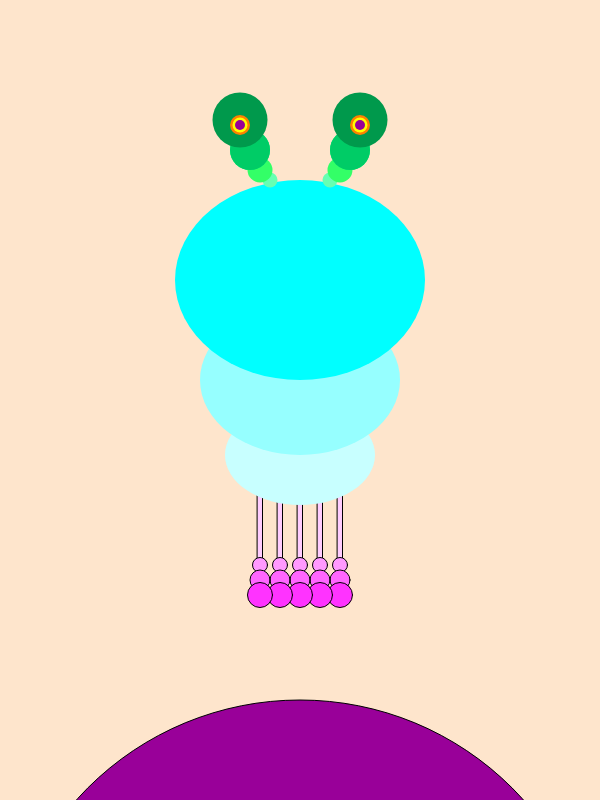
Frame 1 (no input)
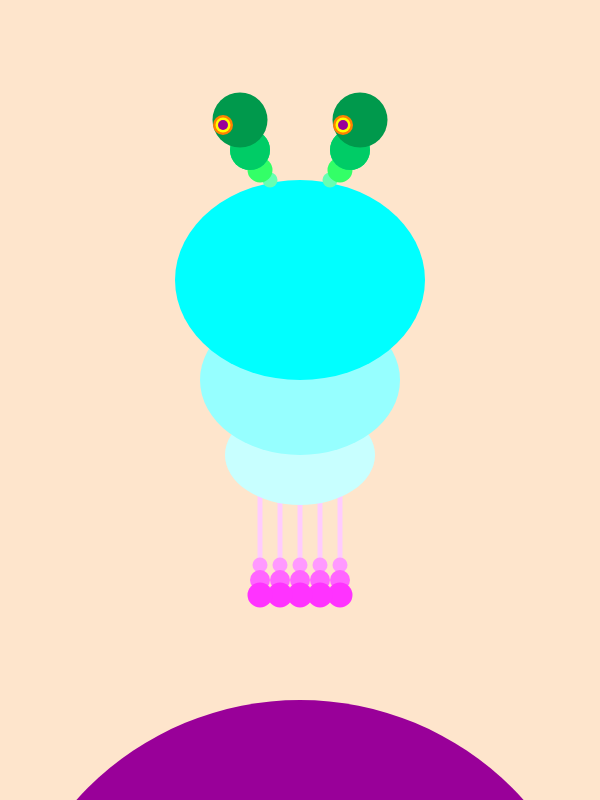
Frame 60 (no input)
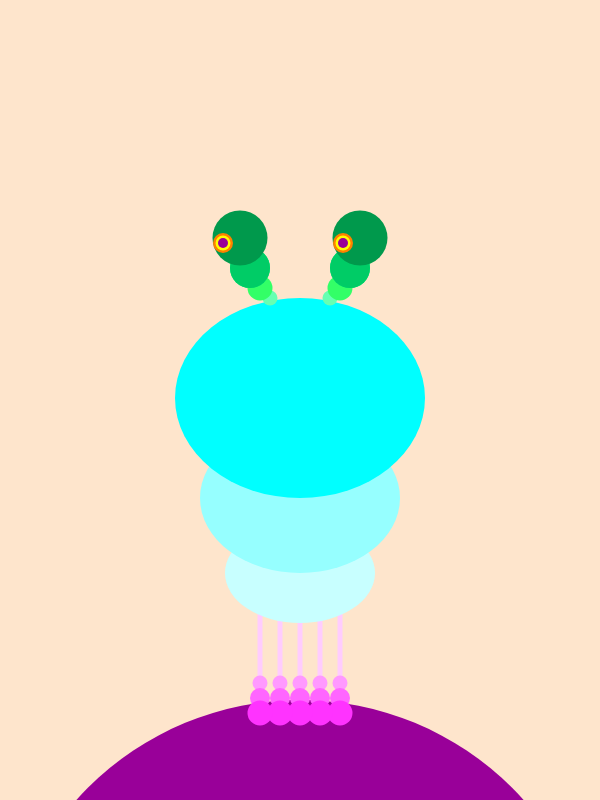
Frame 120 (the mouse pressed at the canvas centre since frame 60)

The p5.js sketch that drew these frames (run headless with seeded random() and noise() and a simulated clock; from frame 60 on, the mouse is pressed at the canvas centre):

// p5.js sketch
// ── sketch.js
// Created by Laura Eise
// Last edited on 2/10/2017
// Week 3 Assignment: Interactive Monster
// Learning Objectives: Practice using parameters and if-statements

var page = 0;
var eyeDirection = 0;
var jumpValue = 0;
var jumpDir = 2;

function setup() {
  createCanvas(600, 800); // creates a rectangle design space
  background(254, 229, 204); // sets the canvas to orange
  rectMode(CENTER); // sets rectangles to be drawn from the center
}

function draw() {
  background(254, 229, 204); // resets the canvas to orange to show the monster's movement
  fill(153, 0, 153); // sets color of the planet
  ellipse(300, 1000, 600, 600); // creates planet
  monster(300, 200 + jumpValue); // draws the monster near the center of the canvas
  
  // call your monster function
  if(page == 0) { 
    if(mouseX > 300) { 
      eyeDirection = min (eyeDirection + 0.5, 17);
    }
    if(mouseX < 300) {
      eyeDirection = max (eyeDirection - 0.5, -17);
    }
  } else {
    jumpValue = jumpValue + jumpDir;
    if(jumpValue < -90 || jumpValue > 140) {
      // change direction
      jumpDir = jumpDir * -1;
    }
  }
}

// switch between pages
function mousePressed() {
  page = 1 - page;
}

// draws a monster at the x,y location
function monster(x, y) {
  legs(x, y + 450);
  body(x, y + 180);
  face(x, y);
  eye(x + eyeDirection, y);
}

// draws the body at the x, y location
function body(x, y) {
  noStroke();
  fill(200, 255, 255);
  ellipse(x, y + 75, 150, 100);
  fill(150, 255, 255);
  ellipse(x, y, 200, 150);
  fill(0, 255, 255);
  ellipse(x, y - 100, 250, 200);
}

// draws the face at the x, y location
function face(x, y) {
  noStroke();
  fill(102, 255, 178);
  ellipse(x + 30, y - 20, 15);
  ellipse(x - 30, y - 20, 15);
  fill(51, 255, 103);
  ellipse(x + 40, y - 30, 25);
  ellipse(x - 40, y - 30, 25);
  fill(0, 255, 128);
  ellipse(x + 50, y - 50, 40);
  ellipse(x - 50, y - 50, 40);
  fill(0, 204, 102);
  ellipse(x + 50, y - 50, 40);
  ellipse(x - 50, y - 50, 40);
  fill(0, 153, 76);
  ellipse(x + 60, y - 80, 55, 55);
  ellipse(x - 60, y - 80, 55, 55);
}

// draws the eyes at the x, y location
function eye(x, y) {
  fill(255, 128, 0);
  ellipse(x + 60, y - 75, 20);
  ellipse(x - 60, y - 75, 20);
  fill(255, 255, 0);
  ellipse(x + 60, y - 75, 15);
  ellipse(x - 60, y - 75, 15);
  fill(153, 0, 153);
  ellipse(x + 60, y - 75, 10);
  ellipse(x - 60, y - 75, 10);
}

// draws the legs at the x, y location
function legs(x, y) {
  fill(255, 204, 255);
  rect(x + 40, y - 110, 5, 100);
  rect(x + 20, y - 110, 5, 100);
  rect(x, y - 110, 5, 100);
  rect(x - 20, y - 110, 5, 100);
  rect(x - 40, y - 110, 5, 100);
  fill(255, 153, 255);
  ellipse(x + 40, y - 85, 15);
  ellipse(x + 20, y - 85, 15);
  ellipse(x, y - 85, 15);
  ellipse(x - 20, y - 85, 15);
  ellipse(x - 40, y - 85, 15);
  fill(255, 102, 255);
  ellipse(x + 40, y - 70, 20);
  ellipse(x + 20, y - 70, 20);
  ellipse(x, y - 70, 20);
  ellipse(x - 20, y - 70, 20);
  ellipse(x - 40, y - 70, 20);
  fill(255, 51, 255);
  ellipse(x + 40, y - 55, 25);
  ellipse(x + 20, y - 55, 25);
  ellipse(x, y - 55, 25);
  ellipse(x - 20, y - 55, 25);
  ellipse(x - 40, y - 55, 25);
}
